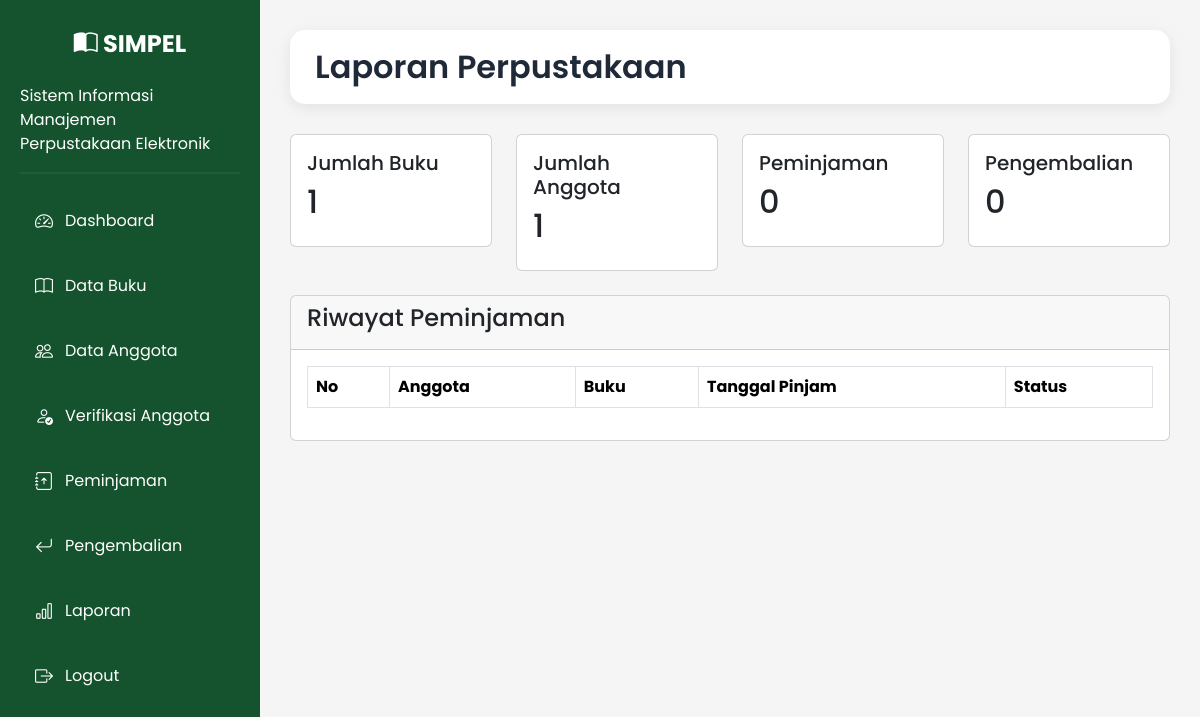
Page /laporan/ (signed in) on the earlier database version.
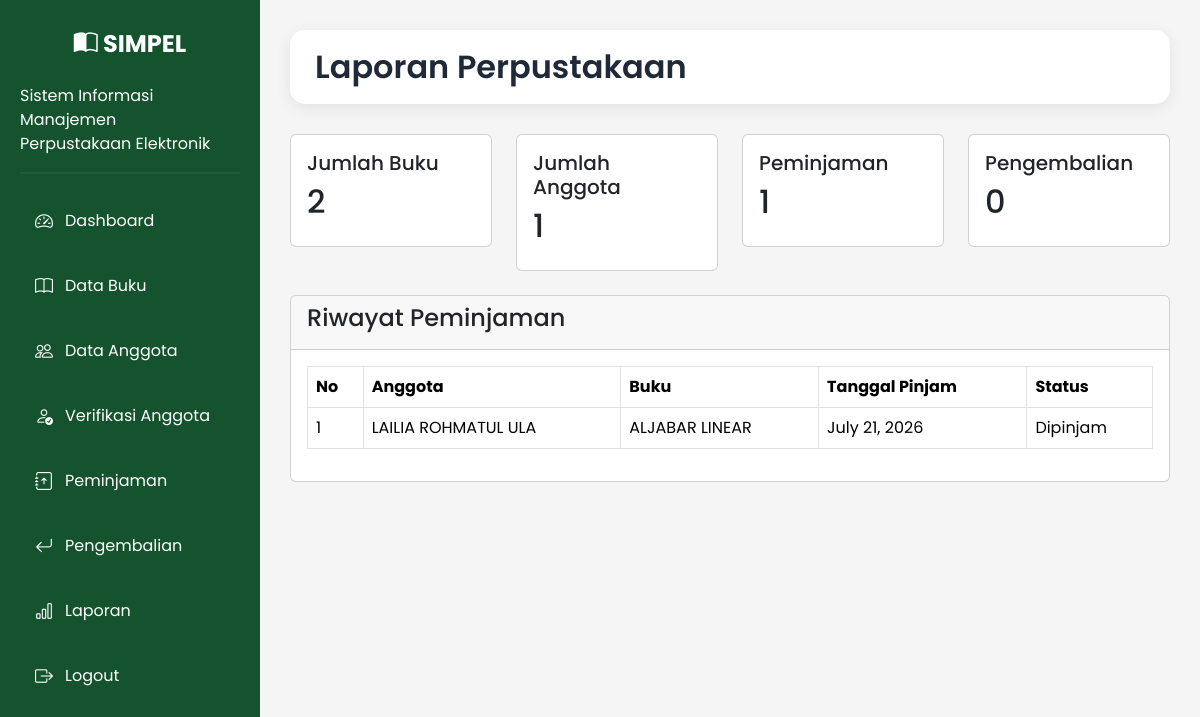
Same page on the later database version.
### library/models.py (models this page shows, shortened)
class Peminjaman(models.Model):
    STATUS = (
        ('Dipinjam', 'Dipinjam'),
        ('Dikembalikan', 'Dikembalikan'),
    )
    anggota = models.ForeignKey(Anggota, on_delete=models.CASCADE)
    buku = models.ForeignKey(Buku, on_delete=models.CASCADE)
    tanggal_pinjam = models.DateField()
    tanggal_kembali = models.DateField()
    status = models.CharField(max_length=20, choices=STATUS, default='Dipinjam')

class Anggota(models.Model):
    STATUS = (
        ('Menunggu', 'Menunggu'),
        ('Disetujui', 'Disetujui'),
        ('Ditolak', 'Ditolak'),
    )
    user = models.OneToOneField(
        User,
        on_delete=models.CASCADE,
        null=True,
        blank=True
    )
    nim = models.CharField(max_length=20)
    nama = models.CharField(max_length=100)
    prodi = models.CharField(max_length=100)
    fakultas = models.CharField(max_length=100)
    no_hp = models.CharField(max_length=20)
    alamat = models.TextField()
    status = models.CharField(
        max_length=20,
        choices=STATUS,
        default='Menunggu'
    )

class Buku(models.Model):
    kode_buku = models.CharField(max_length=20, unique=True)
    judul = models.CharField(max_length=200)
    penulis = models.CharField(max_length=100)
    penerbit = models.CharField(max_length=100)
    tahun_terbit = models.PositiveIntegerField()
    kategori = models.CharField(max_length=100)
    isbn = models.CharField(max_length=20, blank=True)
    lokasi_rak = models.CharField(
        max_length=50,
        default="Rak A1"
    )
    kondisi = models.CharField(
        max_length=20,
        choices=[
            ('Baik', 'Baik'),
            ('Rusak', 'Rusak'),
        ],
        default='Baik'
    )
    stok = models.PositiveIntegerField(default=0)

### library/views.py (the view)
# urls.py: path('laporan/', views.laporan, name='laporan'),
@login_required(login_url='login')
def laporan(request):
    buku = Buku.objects.count()
    anggota = Anggota.objects.count()
    peminjaman = Peminjaman.objects.count()
    pengembalian = Pengembalian.objects.count()
    context = {
        'jumlah_buku': buku,
        'jumlah_anggota': anggota,
        'jumlah_peminjaman': peminjaman,
        'jumlah_pengembalian': pengembalian,
        'data_peminjaman': Peminjaman.objects.all(),
        'data_pengembalian': Pengembalian.objects.all(),
    }
    return render(request, 'library/laporan.html', context)

### library/templates/library/laporan.html (shortened to what this page needs)
{% extends 'library/base.html' %}
{% block content %}
<div class="topbar">
    <h2>Laporan Perpustakaan</h2>
</div>
<div class="row">
    <div class="col-md-3">
        <div class="card p-3">
            <h5>Jumlah Buku</h5>
            <h2>{{ jumlah_buku }}</h2>
        </div>
    </div>
    <div class="col-md-3">
        <div class="card p-3">
            <h5>Jumlah Anggota</h5>
            <h2>{{ jumlah_anggota }}</h2>
        </div>
    </div>
    <div class="col-md-3">
        <div class="card p-3">
            <h5>Peminjaman</h5>
            <h2>{{ jumlah_peminjaman }}</h2>
        </div>
    </div>
    <div class="col-md-3">
        <div class="card p-3">
            <h5>Pengembalian</h5>
            <h2>{{ jumlah_pengembalian }}</h2>
        </div>
    </div>
</div>
<br>
<div class="card">
<div class="card-header">
    <h4>Riwayat Peminjaman</h4>
</div>
<div class="card-body">
<table class="table table-bordered">
<tr>
    <th>No</th>
    <th>Anggota</th>
    <th>Buku</th>
    <th>Tanggal Pinjam</th>
    <th>Status</th>
</tr>
{% for p in data_peminjaman %}
<tr>
    <td>{{ forloop.counter }}</td>
    <td>{{ p.anggota.nama }}</td>
    <td>{{ p.buku.judul }}</td>
    <td>{{ p.tanggal_pinjam }}</td>
    <td>{{ p.status }}</td>
</tr>
{% endfor %}
</table>
</div>
</div>
{% endblock %}

Differences in the rows shown:
added Peminjaman: anggota.nama "LAILIA ROHMATUL ULA", buku.judul "ALJABAR LINEAR", tanggal_pinjam "July 21, 2026", status "Dipinjam"
Other differences:
{{ jumlah_buku }}: "1" → "2"
{{ jumlah_peminjaman }}: "0" → "1"
